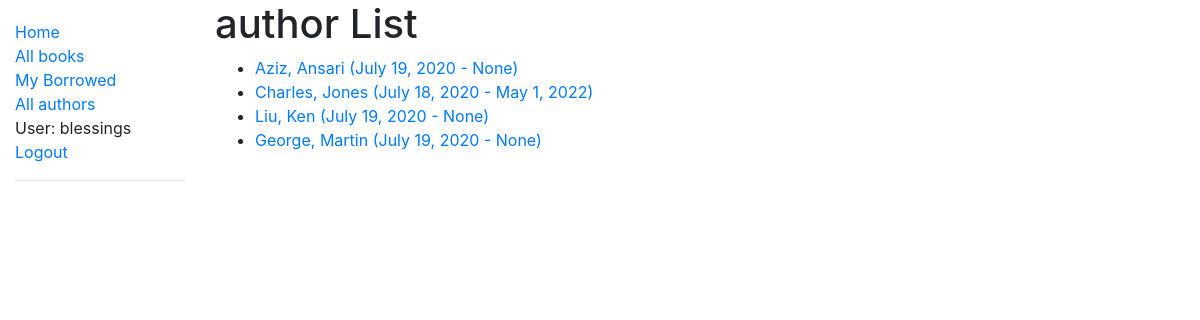
/catalog/authors/ (signed in), run on the app's committed database.
### catalog/models.py (models this page shows, shortened)
class Author(models.Model):
    first_name = models.CharField(max_length=100)
    last_name = models.CharField(max_length=100)
    date_of_birth = models.DateField(null=True, blank=True)
    date_of_death = models.DateField('Died', null=True, blank=True)
    class Meta:
        ordering = ['last_name', 'first_name']
    def get_absolute_url(self):
        return reverse('author-detail', args=[str(self.id)])
    class Meta:
        ordering = ['last_name']

### catalog/views.py (the view)
# urls.py: path('authors/', views.AuthorListView.as_view(), name = 'authors'),
class AuthorListView(generic.ListView):
  model = Author

### catalog/templates/catalog/author_list.html (shortened to what this page needs)
{% extends "base_generic.html" %}
{% block content %}
  <h1>author List</h1>
  {% if author_list %}
  <ul>
    {% for author in author_list %}
      <li>
        <a href="{{ author.get_absolute_url }}">{{ author.first_name }}, {{ author.last_name }} ({{author.date_of_birth}} - {{author.date_of_death}})</a>
      </li>
    {% endfor %}
  </ul>
  {% else %}
    <p>There are no authors in the library.</p>
  {% endif %}
{% endblock %}

### catalog/templates/base_generic.html (shortened to what this page needs)
<!DOCTYPE html>
<html lang="en">
<head>
  <link rel="stylesheet" href="https://stackpath.bootstrapcdn.com/bootstrap/4.1.3/css/bootstrap.min.css">
  {% load static %}
  <link rel="stylesheet" href="{% static 'css/styles.css' %}">
</head>
<body>
  <div class="container-fluid">
    <div class="row">
      <div class="col-sm-2">
      {% block sidebar %}
        <ul class="sidebar-nav">
          <li><a href="{% url 'index' %}">Home</a></li>
          <li><a href="{% url 'books' %}">All books</a></li>
          <li><a href="{% url 'my-borrowed' %}">My Borrowed</a></li>
          <li><a href="{% url 'authors' %}">All authors</a></li>
        {% if user.is_authenticated %}
         <li>User: {{ user.get_username }}</li>
         <li><a href="{% url 'logout'%}?next={{request.path}}">Logout</a></li>
        {% else %}
         <li><a href="{% url 'login'%}?next={{request.path}}">Login</a></li>
        {% endif %}
        </ul>
        <hr>
     {% endblock %}
      </div>
      <div class="col-sm-10 ">{% block content %}{% endblock %}
      </div>
    </div>
  </div>
</body>
</html>

### catalog/static/css/styles.css (style rules this page uses)
.sidebar-nav { margin-top: 20px; padding: 0; list-style: none; }

### data on the page
Author: first_name "Aziz", last_name "Ansari", date_of_birth "July 19, 2020", date_of_death "None"
Author: first_name "Charles", last_name "Jones", date_of_birth "July 18, 2020", date_of_death "May 1, 2022"
Author: first_name "Liu", last_name "Ken", date_of_birth "July 19, 2020", date_of_death "None"
Author: first_name "George", last_name "Martin", date_of_birth "July 19, 2020", date_of_death "None"

### other printed values
{{ user.get_username }} "blessings"
